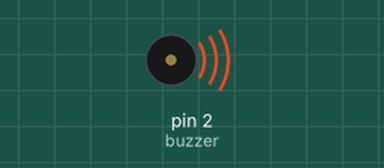
Recording of a sketch running on a simulated Arduino Uno, built with avr-gcc and run on an emulated ATmega328P. Shown: buzzer (waves = sounding, pin HIGH).

Above: at 0.2 s.
Timing chart, 0 to 3.0 s (numbered marks = the images above):
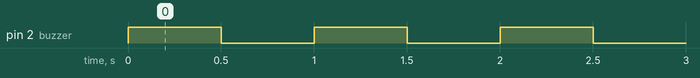

The sketch:

buzzer.ino
```cpp
int buzzer = 2;
void setup() {
  // put your setup code here, to run once:
  pinMode(buzzer, OUTPUT);

}

void loop() {
  // put your main code here, to run repeatedly:
  digitalWrite(buzzer, HIGH);
  delay(500);
  digitalWrite(buzzer, LOW);
  delay(500);

}
```

Measured:
- by itself, pin 2 (buzzer): alternates HIGH for 0.50 s and LOW for 0.50 s
